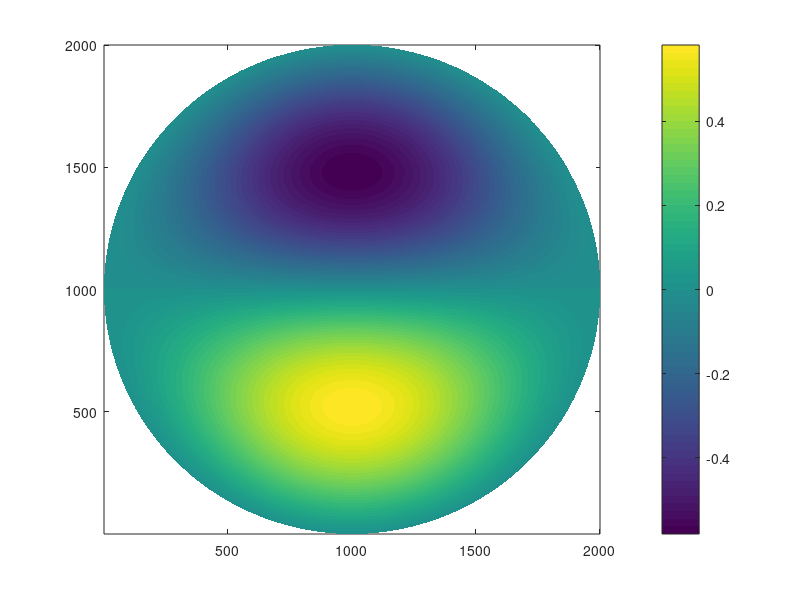

This chart was generated by the following MATLAB code:
clear;clc;

% First root of J_1
zk = 3.831705970207512;
step = 1e-3;
xs = -1:step:1;
ys = -1:step:1;
[X,Y] = meshgrid(xs, ys);
R = (X.^2 + Y.^2).^(1/2);
disk = ones(size(X));
disk(R>1) = nan;
cos_theta = X./R;
sin_theta = Y./R;

U = (besselj(1, zk .* R).*sin_theta).*disk;

figure(1);
clf;
h = pcolor(flipud(U));
set(h,'EdgeColor','none');

colorbar